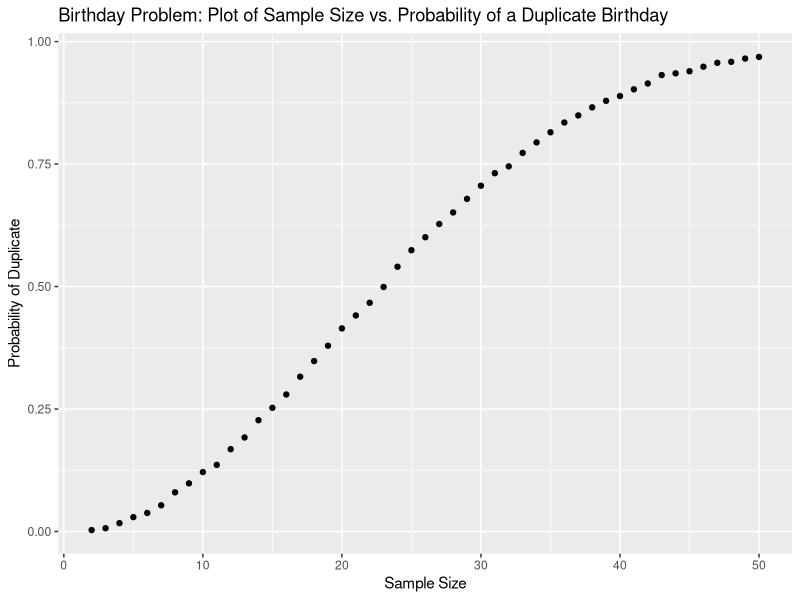

Generate this figure with R: (Note: a time limit stopped this script after it produced the figure.)
## ---- chunk 1
knitr::opts_chunk$set(echo = TRUE)
library(tidyverse)
## ---- chunk 2

bday_sim = function(n) {
  bdays = sample(1:365, size = n, replace = TRUE)
  duplicate = length(unique(bdays)) < n
  return(duplicate)
}

## ---- chunk 3

sim_res =
  expand_grid(
    n = c(2:50),
    iter = 1:10000
  ) |>
  mutate(res = map_lgl(n, bday_sim)) |>
  group_by(n) |>
  summarize(prob = mean(res))

## ---- chunk 4

sim_res |>
  ggplot(aes(x = n, y = prob)) + 
  geom_point() + 
  labs(
    title = "Birthday Problem: Plot of Sample Size vs. Probability of a Duplicate Birthday",
    x = "Sample Size",
    y = "Probability of Duplicate"
  )

## ---- chunk 5

t_test = function(mu, n = 30, sd = 5){
  test = t.test(rnorm(n, mu, sd)) |>
    broom::tidy() |>
    select(estimate, p.value)
  return(test)
}

## ---- chunk 6

sim_res = expand_grid(
  mu = c(0:6),
  iter = c(1:5000)
) %>%
  mutate(res = map(mu, t_test))

## ---- chunk 7

sim_res = sim_res |>
  unnest(res) |>
  mutate(reject = p.value < 0.05)

## ---- chunk 8

sim_res |>
  select(mu, reject) |>
  group_by(mu) |>
  summarize(prob_reject = mean(reject)) |>
  ggplot(aes(x = mu, y = prob_reject)) +
  geom_point()

## ---- chunk 9

sim_res |>
  ggplot(aes(x = mu, y = estimate, col = reject)) +
  geom_point(alpha = 0.1)

## ---- chunk 10

t.test(rnorm(30, 0, 5)) |>
  broom::tidy()
